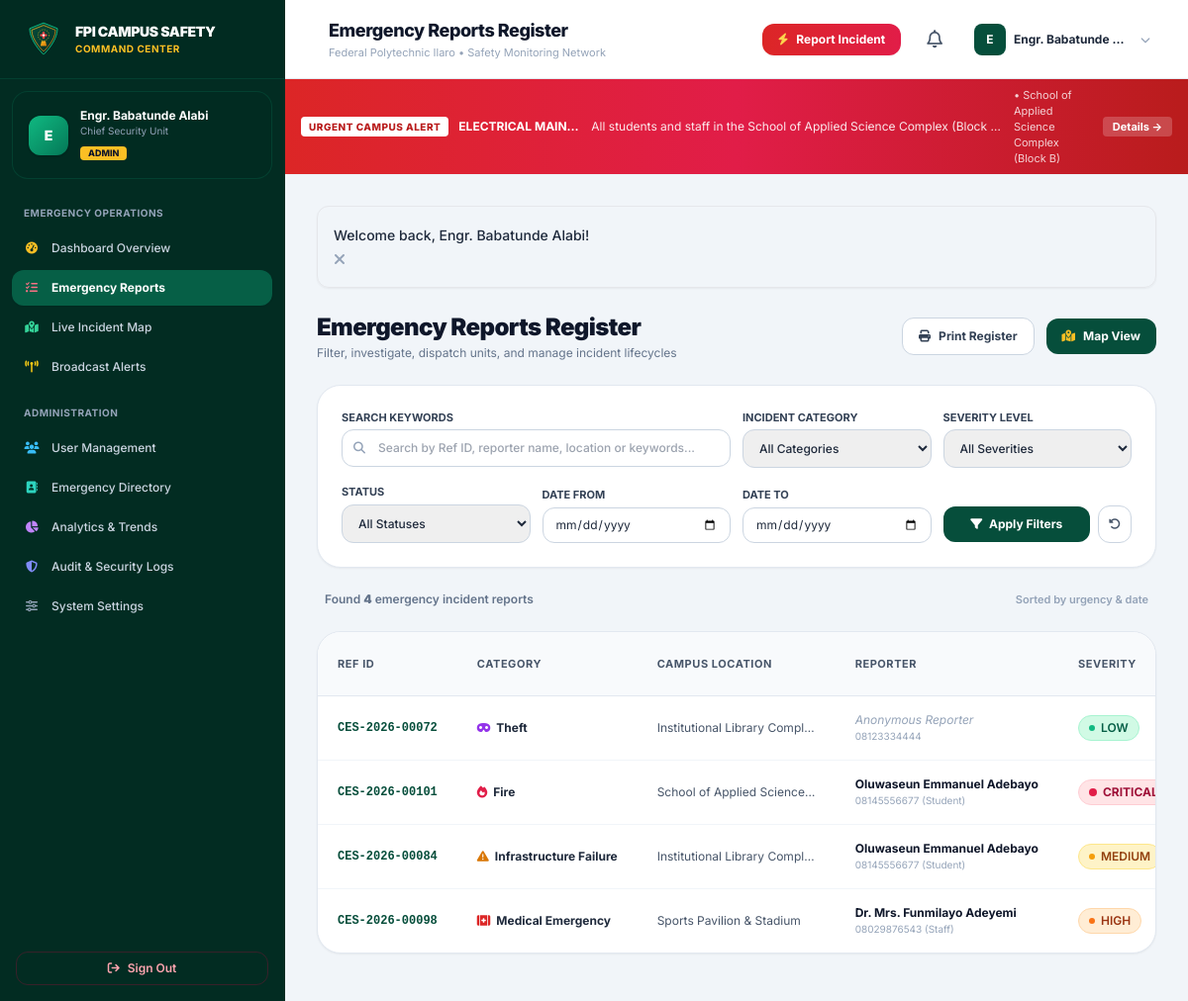
Screenshot of /admin/reports.php (signed in) with the database file from the repository.
### tables this page shows
CREATE TABLE `alerts` (
  `id` INT UNSIGNED AUTO_INCREMENT PRIMARY KEY,
  `title` VARCHAR(200) NOT NULL,
  `message` TEXT NOT NULL,
  `emergency_type` VARCHAR(100) NOT NULL,
  `severity` ENUM('Low', 'Medium', 'High', 'Critical') NOT NULL DEFAULT 'High',
  `location` VARCHAR(200) NOT NULL,
  `target_audience` ENUM('Everyone', 'Students', 'Staff') NOT NULL DEFAULT 'Everyone',
  `is_active` TINYINT(1) NOT NULL DEFAULT 1,
  `created_by` INT UNSIGNED NULL,
  `start_time` DATETIME NOT NULL DEFAULT CURRENT_TIMESTAMP,
  `expiry_time` DATETIME DEFAULT NULL,
  `created_at` TIMESTAMP DEFAULT CURRENT_TIMESTAMP,
  `updated_at` TIMESTAMP DEFAULT CURRENT_TIMESTAMP ON UPDATE CURRENT_TIMESTAMP,
  FOREIGN KEY (`created_by`) REFERENCES `users`(`id`) ON DELETE SET NULL,
  INDEX `idx_alerts_active` (`is_active`),
  INDEX `idx_alerts_severity` (`severity`)
);

CREATE TABLE `emergency_reports` (
  `id` INT UNSIGNED AUTO_INCREMENT PRIMARY KEY,
  `report_reference` VARCHAR(30) NOT NULL UNIQUE,
  `user_id` INT UNSIGNED NULL,
  `emergency_type` ENUM(
    'Fire', 
    'Medical Emergency', 
    'Security Threat', 
    'Accident', 
    'Theft', 
    'Violence', 
    'Gas Leak', 
    'Infrastructure Failure', 
    'Natural Hazard', 
    'Other'
  ) NOT NULL,
  `description` TEXT NOT NULL,
  `location_id` INT UNSIGNED NULL,
  `location_name` VARCHAR(255) NOT NULL,
  `latitude` DECIMAL(10, 7) NULL,
  `longitude` DECIMAL(10, 7) NULL,
  `severity` ENUM('Low', 'Medium', 'High', 'Critical') NOT NULL DEFAULT 'Medium',
  `image_path` MEDIUMTEXT DEFAULT NULL,
  `reporter_phone` VARCHAR(25) DEFAULT NULL,
  `allow_contact` TINYINT(1) NOT NULL DEFAULT 1,
  `status` ENUM('Pending', 'Acknowledged', 'In Progress', 'Resolved', 'Rejected') NOT NULL DEFAULT 'Pending',
  `assigned_to` VARCHAR(150) DEFAULT NULL,
  `admin_notes` TEXT DEFAULT NULL,
  `resolved_at` TIMESTAMP NULL DEFAULT NULL,
  `created_at` TIMESTAMP DEFAULT CURRENT_TIMESTAMP,
  `updated_at` TIMESTAMP DEFAULT CURRENT_TIMESTAMP ON UPDATE CURRENT_TIMESTAMP,
  FOREIGN KEY (`user_id`) REFERENCES `users`(`id`) ON DELETE SET NULL,
  FOREIGN KEY (`location_id`) REFERENCES `campus_locations`(`id`) ON DELETE SET NULL,
  INDEX `idx_reports_status` (`status`),
  INDEX `idx_reports_severity` (`severity`),
  INDEX `idx_reports_type` (`emergency_type`),
  INDEX `idx_reports_created` (`created_at`)
);

CREATE TABLE `users` (
  `id` INT UNSIGNED AUTO_INCREMENT PRIMARY KEY,
  `name` VARCHAR(120) NOT NULL,
  `email` VARCHAR(150) NOT NULL UNIQUE,
  `phone` VARCHAR(25) NOT NULL,
  `role` ENUM('student', 'staff', 'admin') NOT NULL DEFAULT 'student',
  `id_number` VARCHAR(50) NOT NULL COMMENT 'Matric Number or Staff ID',
  `department` VARCHAR(100) NOT NULL,
  `password` VARCHAR(255) NOT NULL,
  `avatar` VARCHAR(255) DEFAULT NULL,
  `status` ENUM('active', 'inactive') NOT NULL DEFAULT 'active',
  `created_at` TIMESTAMP DEFAULT CURRENT_TIMESTAMP,
  `updated_at` TIMESTAMP DEFAULT CURRENT_TIMESTAMP ON UPDATE CURRENT_TIMESTAMP,
  INDEX `idx_users_role` (`role`),
  INDEX `idx_users_status` (`status`)
);

### admin/reports.php (the view, shortened to what the rows shown need)
<?php
$pageTitle = 'Emergency Reports Register';
require_once __DIR__ . '/../includes/nav-portal.php';
$pdo = getDB();
$sql = "
    SELECT r.*, u.name as reporter_name, u.email as reporter_email, u.role as reporter_role, u.department as reporter_dept
    FROM emergency_reports r
    LEFT JOIN users u ON r.user_id = u.id
    WHERE 1=1
";
$params = [];
$sql .= " ORDER BY
    CASE r.status
        WHEN 'Pending' THEN 1
        WHEN 'In Progress' THEN 2
        WHEN 'Acknowledged' THEN 3
        ELSE 4
    END,
    CASE r.severity
        WHEN 'Critical' THEN 1
        WHEN 'High' THEN 2
        WHEN 'Medium' THEN 3
        ELSE 4
    END,
    r.created_at DESC";
$stmt = $pdo->prepare($sql);
$stmt->execute($params);
$reports = $stmt->fetchAll();
?>
<div class="space-y-6">
    <div class="flex flex-col sm:flex-row sm:items-center justify-between gap-4">
        <div>
            <h2 class="text-2xl font-black text-slate-900 tracking-tight">Emergency Reports Register</h2>
        </div>
    </div>
    <div class="bg-white rounded-3xl border border-slate-200 shadow-sm overflow-hidden">
        <?php if (!empty($reports)): ?>
        <div class="overflow-x-auto">
            <table class="w-full text-left text-xs">
                <thead class="bg-slate-50 border-b border-slate-200 text-slate-600 font-bold uppercase tracking-wider text-[11px]">
                    <tr>
                        <th class="py-4 px-5">Ref ID</th>
                        <th class="py-4 px-5">Category</th>
                        <th class="py-4 px-5">Campus Location</th>
                        <th class="py-4 px-5">Reporter</th>
                        <th class="py-4 px-5">Severity</th>
                    </tr>
                </thead>
                <tbody class="divide-y divide-slate-100">
                    <?php foreach ($reports as $r): ?>
                    <tr class="hover:bg-slate-50 transition">
                        <td class="py-4 px-5 font-mono font-bold text-slate-900 whitespace-nowrap">
                            <a href="<?= BASE_URL ?>/admin/report-view.php?id=<?= $r['id'] ?>" class="text-fpi-800 hover:underline">
                                <?= e($r['report_reference']) ?>
                            </a>
                        </td>
                        <td class="py-4 px-5 whitespace-nowrap">
                            <span class="font-bold text-slate-800 flex items-center gap-1.5">
                                <i class="<?= get_emergency_icon($r['emergency_type']) ?>"></i>
                                <?= e($r['emergency_type']) ?>
                            </span>
                        </td>
                        <td class="py-4 px-5 text-slate-600 max-w-[200px] truncate">
                            <?= e($r['location_name']) ?>
                        </td>
                        <td class="py-4 px-5 whitespace-nowrap">
                            <?php if (!empty($r['reporter_name'])): ?>
                                <span class="font-bold text-slate-900 block"><?= e($r['reporter_name']) ?></span>
                                <span class="text-[10px] text-slate-400"><?= e($r['reporter_phone']) ?> (<?= ucfirst(e($r['reporter_role'])) ?>)</span>
                            <?php else: ?>
                                <span class="text-slate-400 italic">Anonymous Reporter</span>
                                <?php if (!empty($r['reporter_phone'])): ?>
                                    <span class="block text-[10px] text-slate-400"><?= e($r['reporter_phone']) ?></span>
                                <?php endif; ?>
                            <?php endif; ?>
                        </td>
                        <td class="py-4 px-5 whitespace-nowrap">
                            <?= get_severity_badge($r['severity']) ?>
                        </td>
                    </tr>
                    <?php endforeach; ?>
                </tbody>
            </table>
        </div>
        <?php endif; ?>
    </div>
</div>
<?php require_once __DIR__ . '/../includes/footer-portal.php'; ?>

### includes/nav-portal.php (shortened to what the rows shown need)
<?php
require_once __DIR__ . '/functions.php';
$user = current_user();
$activeAlerts = get_active_alerts($user['role'] === 'student' ? 'Students' : ($user['role'] === 'staff' ? 'Staff' : 'Everyone'));
$criticalAlert = null;
foreach ($activeAlerts as $a) {
    if ($a['severity'] === 'Critical' || $a['severity'] === 'High') {
        $criticalAlert = $a;
        break;
    }
}
?>
<!DOCTYPE html>
<html lang="en" class="h-full bg-slate-100">
<head>
    <script src="https://cdn.tailwindcss.com"></script>
    <link rel="stylesheet" href="https://cdnjs.cloudflare.com/ajax/libs/font-awesome/6.5.1/css/all.min.css">
    <link rel="stylesheet" href="https://unpkg.com/leaflet@1.9.4/dist/leaflet.css" />
    <link rel="stylesheet" href="<?= BASE_URL ?>/assets/css/style.css">
</head>
<body class="flex h-full overflow-hidden text-slate-800 antialiased">
    <div class="flex-1 flex flex-col h-full overflow-hidden min-w-0">
        <header class="h-20 bg-white border-b border-slate-200 flex items-center justify-between px-4 sm:px-6 lg:px-8 z-30 flex-shrink-0 shadow-xs">
            <div class="flex items-center space-x-3">
                <div>
                    <h1 class="text-base sm:text-lg font-extrabold text-slate-900 tracking-tight leading-tight">
                        <?= isset($pageTitle) ? e($pageTitle) : 'Portal' ?>
                    </h1>
                </div>
            </div>
        </header>
        <?php if ($criticalAlert): ?>
        <div class="bg-gradient-to-r from-red-600 via-rose-600 to-red-700 text-white text-xs py-2 px-4 shadow-sm flex items-center justify-between gap-3 flex-shrink-0">
            <div class="flex items-center space-x-2.5 overflow-hidden">
                <span class="inline-flex items-center px-2 py-0.5 rounded bg-white text-red-700 font-extrabold text-[10px] tracking-wider uppercase flex-shrink-0 animate-pulse">
                    URGENT CAMPUS ALERT
                </span>
                <span class="font-bold truncate"><?= e($criticalAlert['title']) ?>:</span>
                <span class="truncate text-white/90"><?= e($criticalAlert['message']) ?></span>
                <span class="opacity-80 text-[11px] hidden md:inline">&bull; <?= e($criticalAlert['location']) ?></span>
            </div>
            <a href="<?= BASE_URL ?>/student/alerts.php" class="text-[11px] bg-white/20 hover:bg-white/30 text-white font-bold px-2.5 py-0.5 rounded whitespace-nowrap transition">
                Details &rarr;
            </a>
        </div>
        <?php endif; ?>
        <main class="flex-1 overflow-y-auto p-4 sm:p-6 lg:p-8 bg-slate-100/70">
            <?php if ($flashMsg = display_flash()): ?>
                <div class="max-w-7xl mx-auto mb-4">
            <?php endif; ?>
            <div class="max-w-7xl mx-auto space-y-6">

### includes/functions.php (shortened to what the rows shown need)
<?php
function e(?string $str): string {
    return htmlspecialchars($str ?? '', ENT_QUOTES, 'UTF-8');
}
function get_flash(): ?array {
    if (isset($_SESSION['flash'])) {
        $flash = $_SESSION['flash'];
        return $flash;
    }
    return null;
}
function display_flash(): string {
    $flash = get_flash();
    $type = $flash['type'];
    $msg = e($flash['message']);
    $colorClasses = [
        'success' => 'bg-emerald-50 border-emerald-300 text-emerald-800 <i class="fa-solid fa-circle-check text-emerald-600 text-lg"></i>',
        'error'   => 'bg-rose-50 border-rose-300 text-rose-800 <i class="fa-solid fa-circle-xmark text-rose-600 text-lg"></i>',
        'warning' => 'bg-amber-50 border-amber-300 text-amber-800 <i class="fa-solid fa-triangle-exclamation text-amber-600 text-lg"></i>',
        'info'    => 'bg-sky-50 border-sky-300 text-sky-800 <i class="fa-solid fa-circle-info text-sky-600 text-lg"></i>'
    ];
    $cfg = $colorClasses[$type] ?? $colorClasses['info'];
    [$class, $icon] = explode(' <i', $cfg);
    $icon = '<i' . $icon;
    return <<<HTML
    <div class="mb-6 p-4 rounded-xl border flex items-start space-x-3 shadow-sm transition-all duration-300 $class" role="alert">
        <div class="flex-shrink-0 mt-0.5">$icon</div>
        <div class="flex-1 text-sm font-medium leading-relaxed">$msg</div>
        <button type="button" onclick="this.parentElement.remove()" class="text-slate-400 hover:text-slate-600 ml-auto focus:outline-none">
            <i class="fa-solid fa-xmark"></i>
        </button>
    </div>
HTML;
}
function get_severity_badge(string $severity): string {
    switch (ucfirst(strtolower($severity))) {
        case 'Critical':
            return '<span class="inline-flex items-center gap-1.5 px-2.5 py-1 rounded-full text-xs font-bold bg-rose-100 text-rose-800 border border-rose-200"><span class="w-2 h-2 rounded-full bg-rose-600 animate-pulse"></span>CRITICAL</span>';
        case 'High':
            return '<span class="inline-flex items-center gap-1.5 px-2.5 py-1 rounded-full text-xs font-semibold bg-orange-100 text-orange-800 border border-orange-200"><span class="w-1.5 h-1.5 rounded-full bg-orange-500"></span>HIGH</span>';
        case 'Medium':
            return '<span class="inline-flex items-center gap-1.5 px-2.5 py-1 rounded-full text-xs font-semibold bg-amber-100 text-amber-800 border border-amber-200"><span class="w-1.5 h-1.5 rounded-full bg-amber-500"></span>MEDIUM</span>';
        case 'Low':
        default:
            return '<span class="inline-flex items-center gap-1.5 px-2.5 py-1 rounded-full text-xs font-semibold bg-emerald-100 text-emerald-800 border border-emerald-200"><span class="w-1.5 h-1.5 rounded-full bg-emerald-500"></span>LOW</span>';
    }
}
function get_emergency_icon(string $type): string {
    $icons = [
        'Fire'                  => 'fa-solid fa-fire text-rose-600',
        'Medical Emergency'     => 'fa-solid fa-kit-medical text-red-600',
        'Security Threat'       => 'fa-solid fa-shield-halved text-indigo-600',
        'Accident'              => 'fa-solid fa-car-burst text-orange-600',
        'Theft'                 => 'fa-solid fa-mask text-purple-600',
        'Violence'              => 'fa-solid fa-hand-fist text-red-700',
        'Gas Leak'              => 'fa-solid fa-smog text-yellow-600',
        'Infrastructure Failure'=> 'fa-solid fa-triangle-exclamation text-amber-600',
        'Natural Hazard'        => 'fa-solid fa-cloud-bolt text-teal-600',
        'Other'                 => 'fa-solid fa-circle-exclamation text-slate-600'
    ];
    return $icons[$type] ?? 'fa-solid fa-triangle-exclamation text-slate-600';
}
function get_active_alerts(string $target = 'Everyone'): array {
    try {
        $pdo = getDB();
        $stmt = $pdo->prepare("
            SELECT * FROM alerts
            WHERE is_active = 1
              AND (expiry_time IS NULL OR expiry_time > NOW())
              AND (target_audience = 'Everyone' OR target_audience = ?)
            ORDER BY
              CASE severity
                WHEN 'Critical' THEN 1
                WHEN 'High' THEN 2
                WHEN 'Medium' THEN 3
                ELSE 4
              END,
              created_at DESC
        ");
        $stmt->execute([$target]);
        return $stmt->fetchAll();
    } catch (Exception $e) {
        return [];
    }
}

### rows the page displays
alerts: title "ELECTRICAL MAIN…", message "All students and staff in the School of Applied Science Complex (Block…", location "School of Applied Science Complex (Block B)"
emergency_reports: report_reference "CES-2026-00072", emergency_type "Theft", location_name "Institutional Library Compl…", reporter_phone "08123334444", severity "Low" (drawn)
emergency_reports: report_reference "CES-2026-00101", emergency_type "Fire", location_name "School of Applied Science…", user.name "Oluwaseun Emmanuel Adebayo", reporter_phone "08145556677", user.role "Student", severity "Critical" (drawn)
emergency_reports: report_reference "CES-2026-00084", emergency_type "Infrastructure Failure", location_name "Institutional Library Compl…", user.name "Oluwaseun Emmanuel Adebayo", reporter_phone "08145556677", user.role "Student", severity "Medium" (drawn)
emergency_reports: report_reference "CES-2026-00098", emergency_type "Medical Emergency", location_name "Sports Pavilion & Stadium", user.name "Dr. Mrs. Funmilayo Adeyemi", reporter_phone "08029876543", user.role "Staff", severity "High" (drawn)

### other values shown
substr($user['name'], 0, 1) "E"
$user['name'] "Engr. Babatunde Alabi"
$user['department'] "Chief Security Unit"
$user['role'] "ADMIN"
$pageTitle "Emergency Reports Register"
$user['name'] "Engr. Babatunde…"
$msg "Welcome back, Engr. Babatunde Alabi!"
count($reports) "4"
